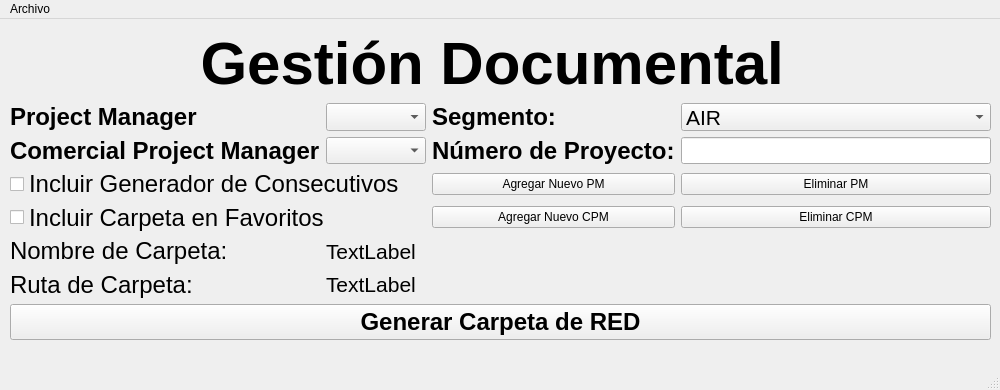
<?xml version="1.0" encoding="UTF-8"?>
<ui version="4.0">
 <class>Ventana_PPAL</class>
 <widget class="QMainWindow" name="Ventana_PPAL">
  <property name="geometry">
   <rect>
    <x>0</x>
    <y>0</y>
    <width>1000</width>
    <height>390</height>
   </rect>
  </property>
  <property name="sizePolicy">
   <sizepolicy hsizetype="Expanding" vsizetype="Expanding">
    <horstretch>0</horstretch>
    <verstretch>0</verstretch>
   </sizepolicy>
  </property>
  <property name="minimumSize">
   <size>
    <width>1000</width>
    <height>390</height>
   </size>
  </property>
  <property name="maximumSize">
   <size>
    <width>1000</width>
    <height>390</height>
   </size>
  </property>
  <property name="sizeIncrement">
   <size>
    <width>7</width>
    <height>7</height>
   </size>
  </property>
  <property name="windowTitle">
   <string>Documental Maganegement</string>
  </property>
  <widget class="QWidget" name="centralwidget">
   <widget class="QWidget" name="layoutWidget">
    <property name="geometry">
     <rect>
      <x>10</x>
      <y>10</y>
      <width>981</width>
      <height>311</height>
     </rect>
    </property>
    <layout class="QVBoxLayout" name="verticalLayout">
     <item>
      <widget class="QLabel" name="Titulo">
       <property name="font">
        <font>
         <family>Arial</family>
         <pointsize>45</pointsize>
         <weight>75</weight>
         <bold>true</bold>
        </font>
       </property>
       <property name="autoFillBackground">
        <bool>false</bool>
       </property>
       <property name="text">
        <string>Gestión Documental </string>
       </property>
       <property name="scaledContents">
        <bool>false</bool>
       </property>
       <property name="alignment">
        <set>Qt::AlignCenter</set>
       </property>
       <property name="buddy">
        <cstring>Titulo</cstring>
       </property>
      </widget>
     </item>
     <item>
      <layout class="QGridLayout" name="gridLayout">
       <item row="0" column="0">
        <widget class="QLabel" name="PM">
         <property name="font">
          <font>
           <family>Arial</family>
           <pointsize>18</pointsize>
           <weight>75</weight>
           <bold>true</bold>
          </font>
         </property>
         <property name="text">
          <string>Project Manager</string>
         </property>
         <property name="buddy">
          <cstring>PM</cstring>
         </property>
        </widget>
       </item>
       <item row="0" column="1">
        <widget class="QComboBox" name="Lista_PM">
         <property name="font">
          <font>
           <family>Arial</family>
           <pointsize>15</pointsize>
          </font>
         </property>
        </widget>
       </item>
       <item row="1" column="0">
        <widget class="QLabel" name="CPM">
         <property name="font">
          <font>
           <family>Arial</family>
           <pointsize>18</pointsize>
           <weight>75</weight>
           <bold>true</bold>
          </font>
         </property>
         <property name="text">
          <string>Comercial Project Manager</string>
         </property>
        </widget>
       </item>
       <item row="1" column="1">
        <widget class="QComboBox" name="Lista_CPM">
         <property name="font">
          <font>
           <family>Arial</family>
           <pointsize>15</pointsize>
          </font>
         </property>
        </widget>
       </item>
       <item row="1" column="2" colspan="2">
        <widget class="QLabel" name="PEP">
         <property name="font">
          <font>
           <family>Arial</family>
           <pointsize>18</pointsize>
           <weight>75</weight>
           <bold>true</bold>
          </font>
         </property>
         <property name="text">
          <string>Número de Proyecto:</string>
         </property>
        </widget>
       </item>
       <item row="1" column="4">
        <widget class="QLineEdit" name="NPEP">
         <property name="font">
          <font>
           <family>Arial</family>
           <pointsize>16</pointsize>
          </font>
         </property>
        </widget>
       </item>
       <item row="2" column="0" colspan="2">
        <widget class="QCheckBox" name="checkBox">
         <property name="font">
          <font>
           <family>Arial</family>
           <pointsize>18</pointsize>
          </font>
         </property>
         <property name="text">
          <string>Incluir Generador de Consecutivos</string>
         </property>
        </widget>
       </item>
       <item row="4" column="0">
        <widget class="QLabel" name="label">
         <property name="font">
          <font>
           <family>Arial</family>
           <pointsize>18</pointsize>
          </font>
         </property>
         <property name="text">
          <string>Nombre de Carpeta:</string>
         </property>
        </widget>
       </item>
       <item row="5" column="0">
        <widget class="QLabel" name="label_2">
         <property name="font">
          <font>
           <family>Arial</family>
           <pointsize>18</pointsize>
          </font>
         </property>
         <property name="text">
          <string>Ruta de Carpeta:</string>
         </property>
        </widget>
       </item>
       <item row="4" column="1" colspan="4">
        <widget class="QLabel" name="labelNombreCarpeta">
         <property name="font">
          <font>
           <family>Arial</family>
           <pointsize>16</pointsize>
          </font>
         </property>
         <property name="text">
          <string>TextLabel</string>
         </property>
        </widget>
       </item>
       <item row="5" column="1" colspan="4">
        <widget class="QLabel" name="labelRutaCarpeta">
         <property name="font">
          <font>
           <family>Arial</family>
           <pointsize>16</pointsize>
          </font>
         </property>
         <property name="text">
          <string>TextLabel</string>
         </property>
        </widget>
       </item>
       <item row="3" column="0" colspan="2">
        <widget class="QCheckBox" name="checkBox_2">
         <property name="font">
          <font>
           <family>Arial</family>
           <pointsize>18</pointsize>
          </font>
         </property>
         <property name="text">
          <string>Incluir Carpeta en Favoritos</string>
         </property>
        </widget>
       </item>
       <item row="0" column="4">
        <widget class="QComboBox" name="Lista_Segment">
         <property name="font">
          <font>
           <family>Arial</family>
           <pointsize>16</pointsize>
          </font>
         </property>
         <item>
          <property name="text">
           <string>AIR</string>
          </property>
         </item>
         <item>
          <property name="text">
           <string>GIS</string>
          </property>
         </item>
         <item>
          <property name="text">
           <string>SOL</string>
          </property>
         </item>
         <item>
          <property name="text">
           <string>PA SOL</string>
          </property>
         </item>
         <item>
          <property name="text">
           <string>PA PRO</string>
          </property>
         </item>
        </widget>
       </item>
       <item row="0" column="2" colspan="2">
        <widget class="QLabel" name="Segment">
         <property name="font">
          <font>
           <family>Arial</family>
           <pointsize>18</pointsize>
           <weight>75</weight>
           <bold>true</bold>
          </font>
         </property>
         <property name="text">
          <string>Segmento:</string>
         </property>
        </widget>
       </item>
       <item row="2" column="2" colspan="2">
        <widget class="QPushButton" name="btnAgregarPM">
         <property name="font">
          <font>
           <family>Arial</family>
          </font>
         </property>
         <property name="text">
          <string>Agregar Nuevo PM</string>
         </property>
        </widget>
       </item>
       <item row="3" column="2" colspan="2">
        <widget class="QPushButton" name="btnAgregarCPM">
         <property name="font">
          <font>
           <family>Arial</family>
          </font>
         </property>
         <property name="text">
          <string>Agregar Nuevo CPM</string>
         </property>
        </widget>
       </item>
       <item row="2" column="4">
        <widget class="QPushButton" name="btnEliminarPM">
         <property name="font">
          <font>
           <family>Arial</family>
          </font>
         </property>
         <property name="text">
          <string>Eliminar PM</string>
         </property>
        </widget>
       </item>
       <item row="3" column="4">
        <widget class="QPushButton" name="btnEliminarCPM">
         <property name="font">
          <font>
           <family>Arial</family>
          </font>
         </property>
         <property name="text">
          <string>Eliminar CPM</string>
         </property>
        </widget>
       </item>
      </layout>
     </item>
     <item>
      <widget class="QPushButton" name="pushButton">
       <property name="font">
        <font>
         <family>Arial</family>
         <pointsize>18</pointsize>
         <weight>75</weight>
         <bold>true</bold>
        </font>
       </property>
       <property name="text">
        <string>Generar Carpeta de RED</string>
       </property>
      </widget>
     </item>
    </layout>
   </widget>
  </widget>
  <widget class="QMenuBar" name="menubar">
   <property name="geometry">
    <rect>
     <x>0</x>
     <y>0</y>
     <width>1000</width>
     <height>37</height>
    </rect>
   </property>
   <widget class="QMenu" name="menuArchivo">
    <property name="title">
     <string>Archivo</string>
    </property>
    <addaction name="actionCerrar"/>
   </widget>
   <addaction name="menuArchivo"/>
  </widget>
  <widget class="QStatusBar" name="statusbar"/>
  <action name="actionCerrar">
   <property name="text">
    <string>Cerrar</string>
   </property>
  </action>
 </widget>
 <resources/>
 <connections/>
</ui>
